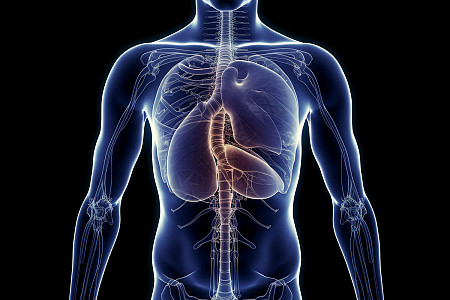
#> input picture medical-image-watershed-segmentation 9.30/medical.jpg, 450 x 300 px
$ python medical-image-watershed-segmentation.py
#> lines starting #> are read from the running program, lines starting #| are printed output that depends on the picture; after the words box and inside, x2 and y2 are one past the last pixel; in counts of white or black regions, pixels touching at a corner belong together
import cv2
import numpy as np
from matplotlib import pyplot as plt

plt.rcParams['font.sans-serif'] = ['SimHei']
plt.rcParams['axes.unicode_minus'] = False

# ========= 1.读取本地医学图像 =========
img_path = "medical.jpg"
img = cv2.imread(img_path)
#> img is the input picture: shape (300, 450, 3); mean B, G, R 45.8, 30.8, 27.4
if img is None:
    raise FileNotFoundError("图片读取失败，请检查路径是否正确")

img_rgb = cv2.cvtColor(img, cv2.COLOR_BGR2RGB)
gray = cv2.cvtColor(img, cv2.COLOR_BGR2GRAY)

# 2. 预处理：高斯模糊降噪
blur = cv2.GaussianBlur(gray, (5, 5), 0)

# 3. 二值化：OTSU自动阈值
ret, thresh = cv2.threshold(blur, 0, 255, cv2.THRESH_BINARY_INV + cv2.THRESH_OTSU)
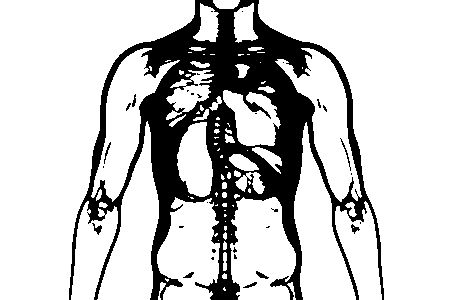
#> thresh: shape (300, 450); 78.7% white; 31 black regions (22 under 20 px), largest, box (x1, y1, x2, y2) and area: (69, 0, 384, 300) 28280, (92, 223, 102, 235) 51, (340, 138, 351, 171) 47
#> ret = 59

# 4. 形态学操作：去除小噪点，开运算
kernel = np.ones((3, 3), np.uint8)
opening = cv2.morphologyEx(thresh, cv2.MORPH_OPEN, kernel, iterations=2)
#> opening: shape (300, 450); 76.6% white; 6 black regions (3 under 20 px), largest, box (x1, y1, x2, y2) and area: (69, 0, 384, 300) 31552, (256, 271, 269, 279) 47, (183, 272, 194, 278) 34

# 确定背景区域：膨胀
sure_bg = cv2.dilate(opening, kernel, iterations=1)
#> sure_bg: shape (300, 450); 81.1% white; 30 black regions (24 under 20 px), largest, box (x1, y1, x2, y2) and area: (81, 0, 373, 300) 25262, (376, 224, 381, 276) 59, (72, 229, 76, 275) 52, (345, 258, 357, 295) 38, (100, 253, 110, 282) 31, (95, 227, 101, 232) 20

# 5. 距离变换，获取确定前景
dist_transform = cv2.distanceTransform(opening, cv2.DIST_L2, 5)
ret, sure_fg = cv2.threshold(dist_transform, 0.25 * dist_transform.max(), 255, 0)
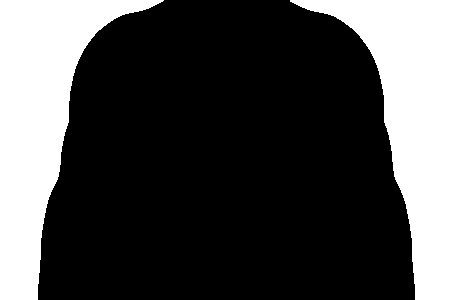
#> sure_fg: shape (300, 450) float32; 28.6% white; 2 white regions, box (x1, y1, x2, y2) and area: (0, 0, 164, 300) 19795, (290, 0, 450, 300) 18857
#> ret = 31.96
sure_fg = np.uint8(sure_fg)

# =========修复subtract类型错误=========
sure_bg = np.uint8(sure_bg)
sure_fg = np.uint8(sure_fg)
unknown = cv2.subtract(sure_bg, sure_fg)
#> unknown: shape (300, 450); 52.4% white; 32 black regions (24 under 20 px), largest, box (x1, y1, x2, y2) and area: (81, 0, 373, 300) 25262, (0, 0, 164, 300) 19795, (290, 0, 450, 300) 18857

# 7. 标记连通组件，生成marker
ret, markers = cv2.connectedComponents(sure_fg)
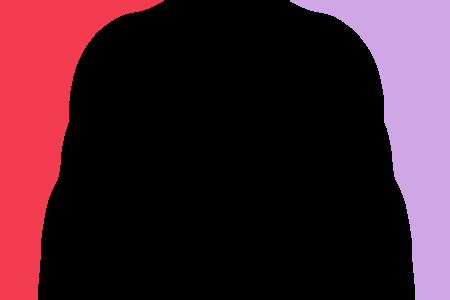
#> markers: shape (300, 450) int32; 3 distinct labels, from 0 to 2; one colour per label, 0 black
#> ret = 3
markers = markers + 1
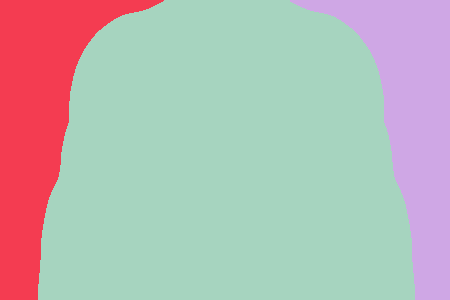
#> markers: shape (300, 450) int32; 3 distinct labels, from 1 to 3; one colour per label, 0 black
markers[unknown == 255] = 0
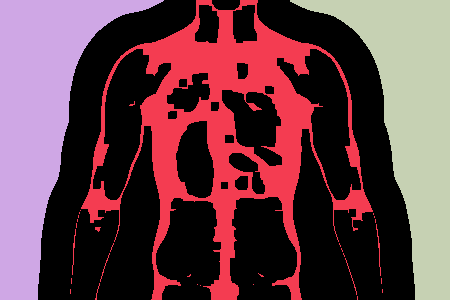
#> markers: shape (300, 450) int32; 4 distinct labels, from 0 to 3; one colour per label, 0 black

# 8. 执行分水岭算法
markers = cv2.watershed(img_rgb, markers)
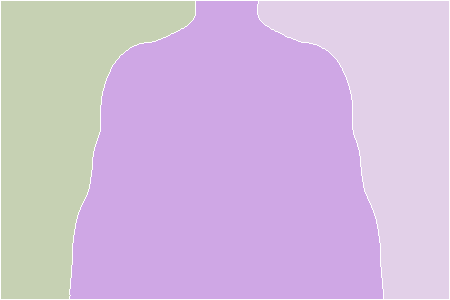
#> markers: shape (300, 450) int32; 4 distinct labels, from -1 to 3; one colour per label, 0 black, -1 white
img_rgb[markers == -1] = [255, 0, 0]
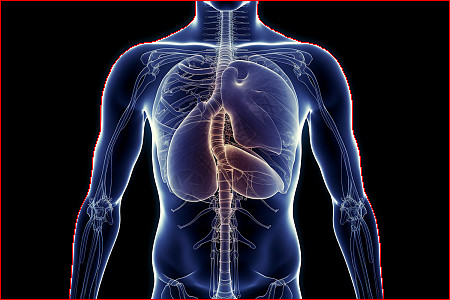
#> img_rgb: shape (300, 450, 3); mean R, G, B 31, 30.2, 45.2

# ========= 绘图展示结果 =========
plt.figure(figsize=(14, 8))
plt.subplot(231), plt.imshow(img_rgb), plt.title("原图+分割红线边界"), plt.xticks([]), plt.yticks([])
plt.subplot(232), plt.imshow(thresh, cmap="gray"), plt.title("二值图"), plt.xticks([]), plt.yticks([])
plt.subplot(233), plt.imshow(sure_bg, cmap="gray"), plt.title("确定背景"), plt.xticks([]), plt.yticks([])
plt.subplot(234), plt.imshow(sure_fg, cmap="gray"), plt.title("确定前景"), plt.xticks([]), plt.yticks([])
plt.subplot(235), plt.imshow(unknown, cmap="gray"), plt.title("未知边界区"), plt.xticks([]), plt.yticks([])
plt.subplot(236), plt.imshow(markers, cmap="jet"), plt.title("Marker标记图"), plt.xticks([]), plt.yticks([])
plt.tight_layout()
plt.show()

cv2.imwrite("watershed_result.png", cv2.cvtColor(img_rgb, cv2.COLOR_RGB2BGR))
print("分割结果已保存为 watershed_result.png")
